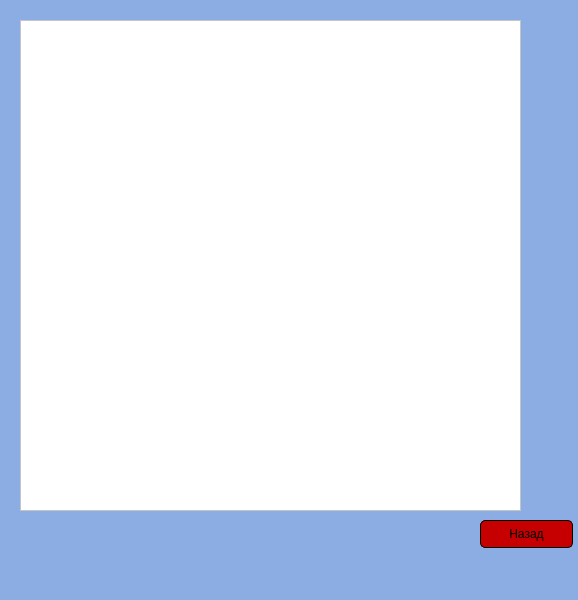
<?xml version="1.0" encoding="UTF-8"?>
<ui version="4.0">
 <class>MainWindow</class>
 <widget class="QMainWindow" name="MainWindow">
  <property name="geometry">
   <rect>
    <x>0</x>
    <y>0</y>
    <width>578</width>
    <height>600</height>
   </rect>
  </property>
  <property name="windowTitle">
   <string>MainWindow</string>
  </property>
  <property name="styleSheet">
   <string notr="true">background-color: rgb(139, 173, 227);</string>
  </property>
  <widget class="QWidget" name="centralwidget">
   <widget class="QTextEdit" name="textEdit">
    <property name="geometry">
     <rect>
      <x>20</x>
      <y>20</y>
      <width>16</width>
      <height>16</height>
     </rect>
    </property>
   </widget>
   <widget class="QTableWidget" name="tableWidget">
    <property name="geometry">
     <rect>
      <x>20</x>
      <y>20</y>
      <width>501</width>
      <height>491</height>
     </rect>
    </property>
    <property name="styleSheet">
     <string notr="true">
background-color: rgb(255, 255, 255);</string>
    </property>
   </widget>
   <widget class="QPushButton" name="btn_revers">
    <property name="geometry">
     <rect>
      <x>480</x>
      <y>520</y>
      <width>93</width>
      <height>28</height>
     </rect>
    </property>
    <property name="styleSheet">
     <string notr="true">border-style: outset;
background-color: rgb(198, 0, 0);
border-width: 1px;
border-radius: 5px;
border-color: black;
padding: 1px;

</string>
    </property>
    <property name="text">
     <string>Назад</string>
    </property>
   </widget>
  </widget>
  <widget class="QMenuBar" name="menubar">
   <property name="geometry">
    <rect>
     <x>0</x>
     <y>0</y>
     <width>578</width>
     <height>26</height>
    </rect>
   </property>
  </widget>
  <widget class="QStatusBar" name="statusbar"/>
 </widget>
 <resources/>
 <connections/>
</ui>
